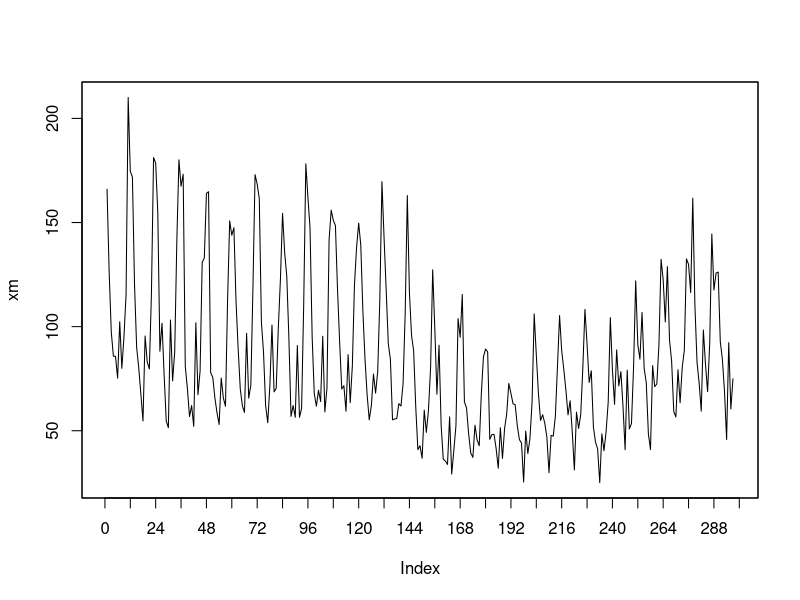
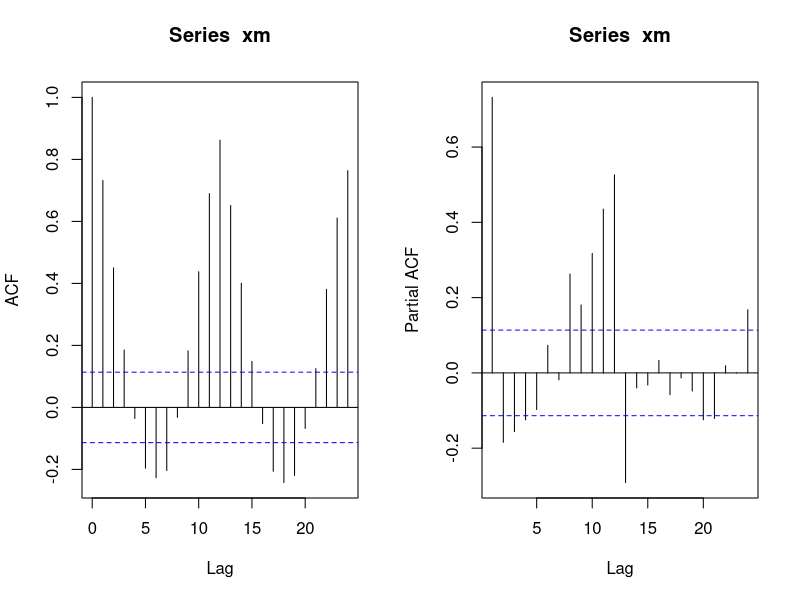
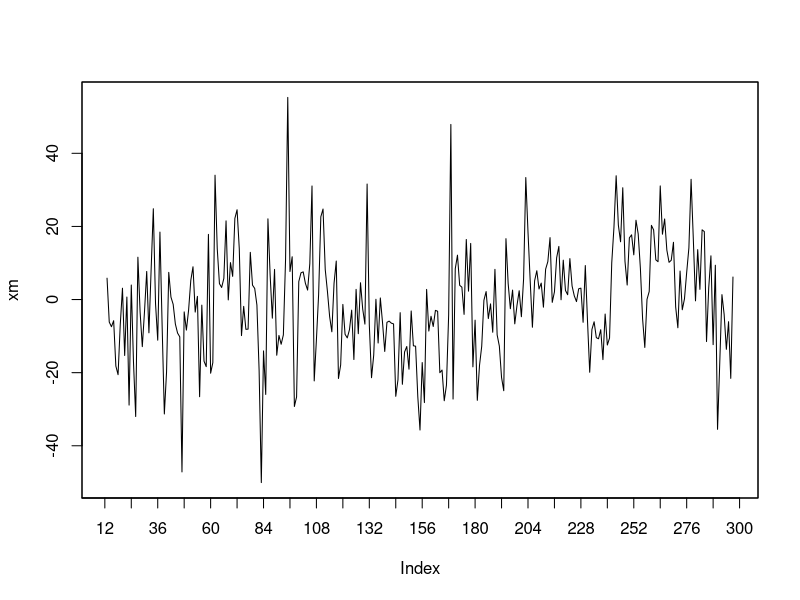
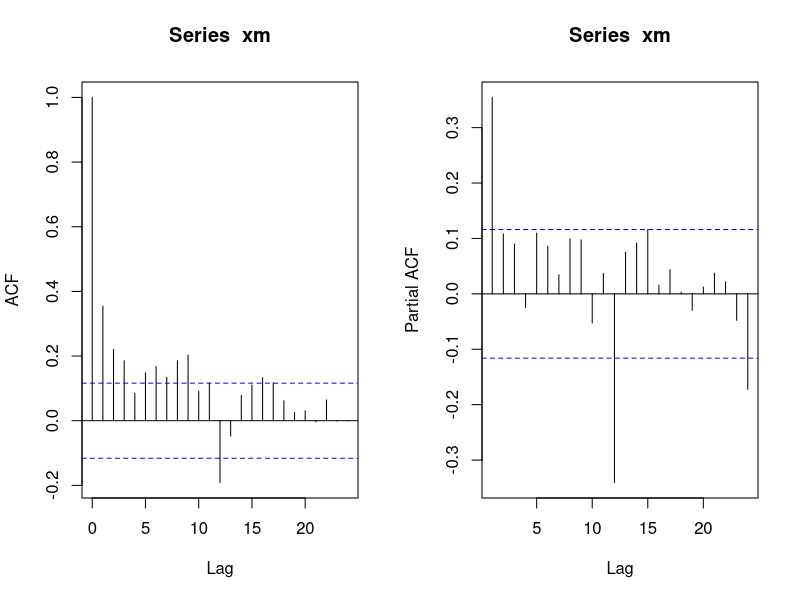
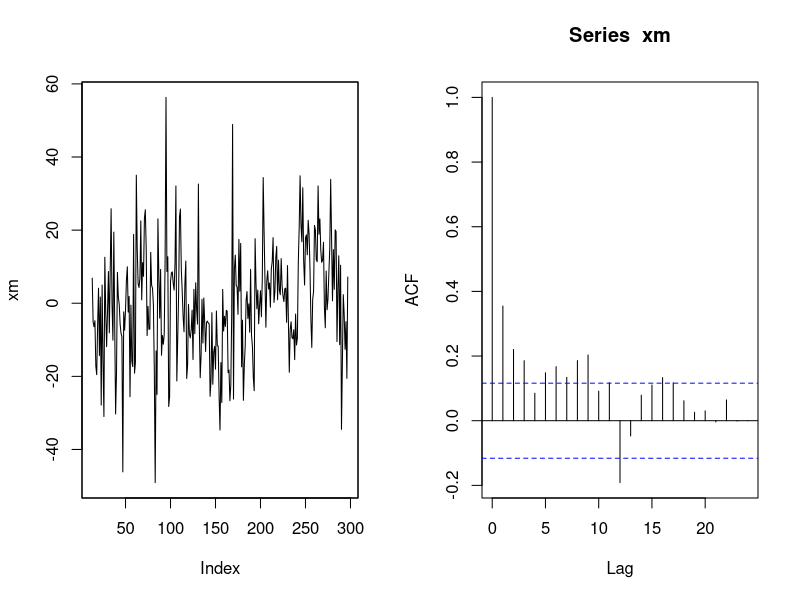
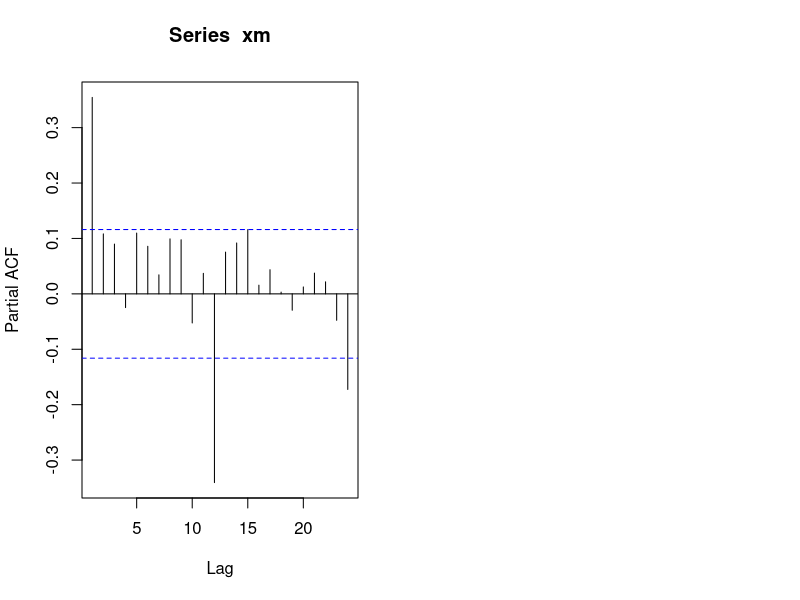

Write the R code that produced these figures, in order.
require(zoo)
require(tseries)
library(dplyr)

#base de données
data <- read.csv('valeurs_mensuelles_pesticides.csv', sep=";")
data <- data[2]

data <- as.data.frame(data[-(1:3),])#on enlève les premières lignes qui ne sont pas des données
indice <- as.data.frame(as.numeric(unlist(data)))

xm.source <- zoo(indice[[1]]) #convertit le premier element de data en serie temporelle de type "zoo"
T <- length(xm.source)
xm <- xm.source[1:(T-100)] #pour faire de la prévision

plot(xm, xaxt="n") #plot des données
axis(side=1,at=seq(0,300,12)) #pour mettre l'axe x

#xm <- xm - mean(xm) #pour enlever la moyenne
par(mfrow=c(1,2))
acf(xm)
pacf(xm) #saisonnalité apparente : saisonnalité de 12 donc annuelle
dev.off()

#on enlève la saisonnalité apparente
xm <- diff(xm, lag = 12)
plot(xm, xaxt="n")
axis(side=1,at=seq(0,300,12))
par(mfrow=c(1,2))
acf(xm)
pacf(xm) #la saisonnalité a bien disparu sauf sur la pacf

pp.test(xm) #test de philippe perron, on rejette à 1% l'hypothèse que la série n'est pas stationnaire

#au niveau acf : on voit qu'on rentre environ dans l'itv de confiance pour l'acf au lag 5 environ (donc on prend q = 4)
#au niveau pacf : on rentre complètement à p = 2 mais on ressort à p = 12
#dans les deux cas on ressort à p=12 même après différenciation ... 

#deuxième saisonnalité?
#xm_bis <- diff(xm, lag = 12)
#plot(xm_bis)
#par(mfrow=c(1,2))
#acf(xm_bis)
#pacf(xm_bis)

#on retire la moyenne de xm
xm <- xm - mean(xm)
plot(xm)
acf(xm)
pacf(xm)

arima_1 <- arima(xm, c(2,0,5))
arima_1

Box.test(arima_1$residuals, lag=6, type="Ljung-Box", fitdf=5)

Qtests <- function(series, k, fitdf=0) {
  pvals <- apply(matrix(1:k), 1, FUN=function(l) {
    pval <- if (l<=fitdf) NA else Box.test(series, lag=l, type="Ljung-Box", fitdf=fitdf)$p.value
    return(c("lag"=l,"pval"=pval))
  })
  return(t(pvals))
}
Qtests(arima_1$residuals, 24, 5) #tests de LB pour les ordres 1 a 24
round(Qtests(arima_1$residuals,24,fitdf=5),3)

signif <- function(estim){ #fonction de test des significations individuelles des coefficients
  coef <- estim$coef
  se <- sqrt(diag(estim$var.coef))
  t <- coef/se
  pval <- (1-pnorm(abs(t)))*2
  return(rbind(coef,se,pval))
}

signif(arima_1)
